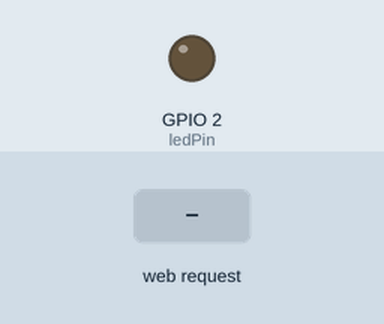
This sketch was run on a simulated ESP32. Shown: output pins drawn as LEDs (lit = HIGH). Inputs (shaded band) come from the test bench. WiFi joins after 1.5 s; servers stay silent unless stated; what the sketch prints to the serial monitor is not drawn.

Above: at 2.7 s.
2.8 s: HTTP request GET /set?val=1 received
At 3.7 s:
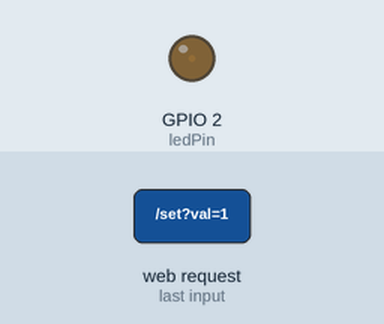
4.3 s: HTTP request GET /set?val=120 received
At 4.8 s:
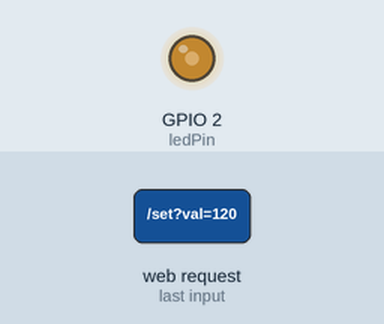
Timing chart, 0 to 7.3 s (numbered marks = the images above; inputs shaded):
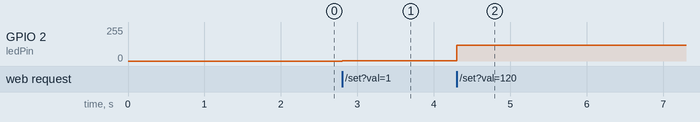

Measured:
- after the input at 2.8 s, GPIO 2 (ledPin): 0/255 → 1/255 at once
- after the input at 4.3 s, GPIO 2 (ledPin): 1/255 → 120/255 at once

The sketch:

lab07.ino
```cpp
#include <WiFi.h>
#include <WebServer.h>

// WiFi信息，改成你自己的
const char* ssid     = "小狗怎么叫";
const char* password = "wangwang";

// LED引脚
const int ledPin = 2;

WebServer server(80);

// 网页页面，包含题目要求的range滑动条+JS fetch
String htmlPage = R"HTML(
<!DOCTYPE html>
<html lang="zh-CN">
<head>
    <meta charset="UTF-8">
    <title>ESP32 网页无极调光</title>
    <style>
        body { text-align: center; margin-top: 80px; font-size: 22px; }
        .slider { width: 80%; height: 30px; margin: 30px 0; }
        #val { color: red; font-weight: bold; font-size: 26px; }
    </style>
</head>
<body>
    <h2>LED亮度调节滑块</h2>
    <input class="slider" type="range" min="0" max="255" id="brightSlider">
    <p>当前亮度值：<span id="val">0</span></p >

    <script>
        const slider = document.getElementById("brightSlider");
        const valText = document.getElementById("val");

        slider.addEventListener("input", function(){
            let bright = this.value;
            valText.innerText = bright;
            fetch(`/set?val=${bright}`)
                .catch(err => console.log("请求失败", err));
        });
    </script>
</body>
</html>
)HTML";

// 首页
void handleRoot() {
  server.send(200, "text/html", htmlPage);
}

// 接收滑块亮度值，用analogWrite输出
void handleSetBright() {
  int brightness = 0;
  if(server.hasArg("val")){
    brightness = server.arg("val").toInt();
    brightness = constrain(brightness, 0, 255);
    // 替代ledc，直接模拟PWM输出
    analogWrite(ledPin, brightness);
  }
  server.send(200, "text/plain", "OK");
}

void setup() {
  Serial.begin(115200);
  pinMode(ledPin, OUTPUT);
  analogWrite(ledPin, 0); // 初始熄灭

  // 连接WiFi
  Serial.print("连接WiFi: ");
  Serial.println(ssid);
  WiFi.begin(ssid, password);
  while(WiFi.status() != WL_CONNECTED){
    delay(500);
    Serial.print(".");
  }
  Serial.println("\nWiFi连接成功");
  Serial.print("访问地址：http://");
  Serial.println(WiFi.localIP());

  // 路由绑定
  server.on("/", handleRoot);
  server.on("/set", handleSetBright);
  server.begin();
  Serial.println("Web服务启动完成");
}

void loop() {
  server.handleClient();
}
```
